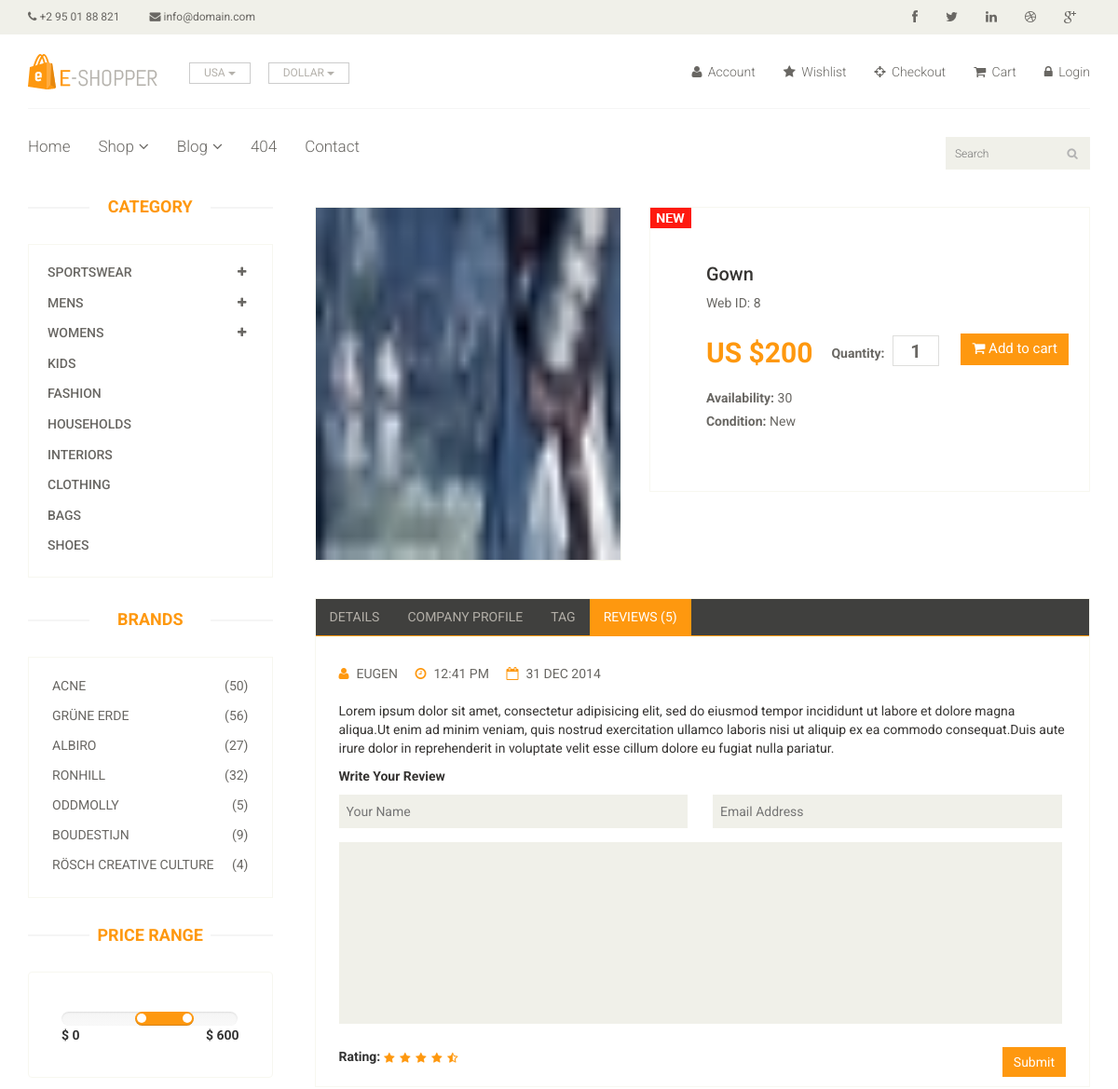
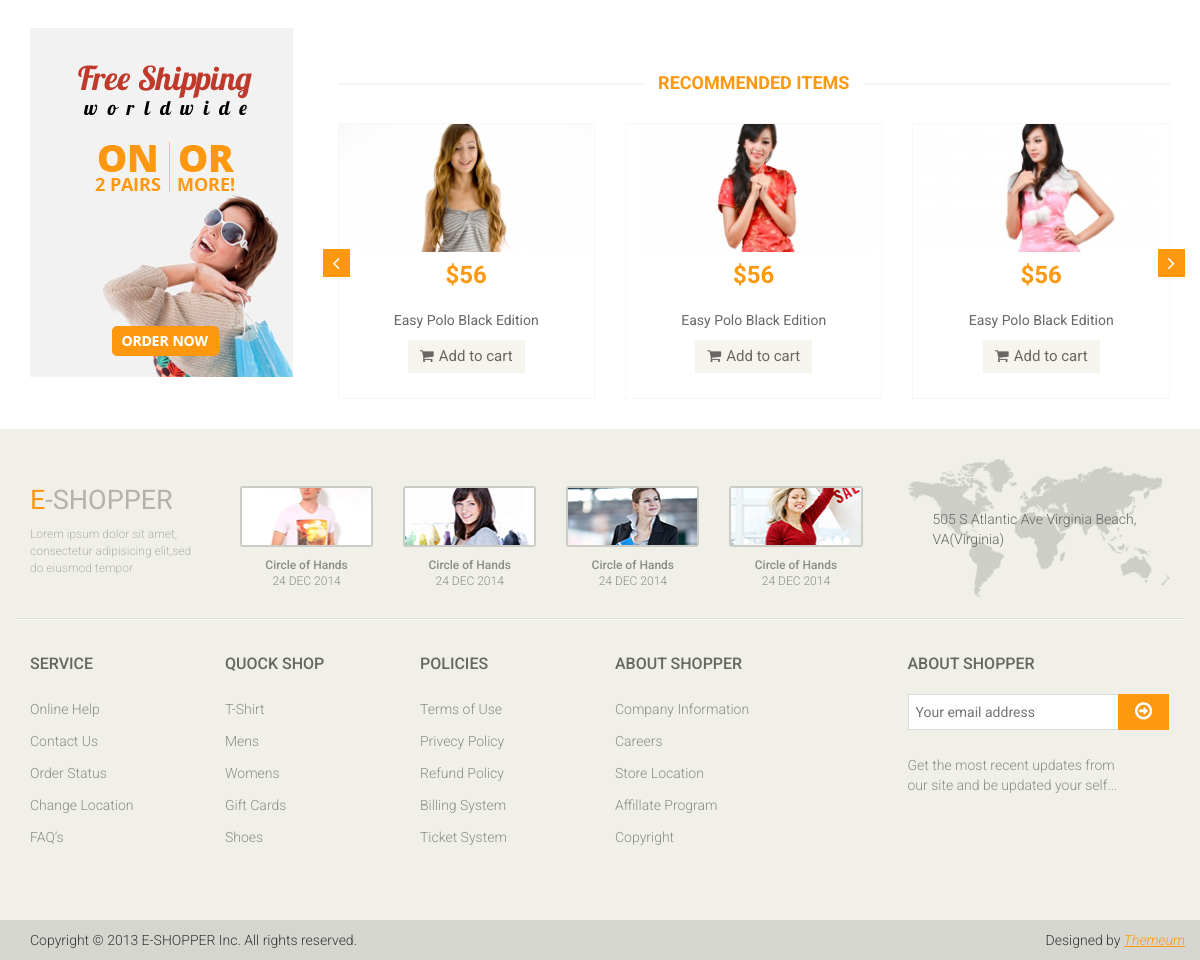
The app's page /user/cut_php_codes/product_details.php?id=8 with its own data (2 pictures, top to bottom).
### tables this page shows
CREATE TABLE `product` (
  `id` int(7) NOT NULL,
  `product_name` varchar(50) NOT NULL,
  `product_price` int(7) NOT NULL,
  `product_qty` int(7) NOT NULL,
  `product_image` varchar(500) NOT NULL,
  `product_category` varchar(50) NOT NULL,
  `product_desc` varchar(500) NOT NULL
);

### user/cut_php_codes/product_details.php (the view, shortened to what the rows shown need)
<?php
$id = $_GET["id"];
$link = mysqli_connect("localhost", "root", "");
mysqli_select_db($link, "youtube_project");
                    ?>
<!DOCTYPE html>
<html lang="en">
<head>
    <link href="css/bootstrap.min.css" rel="stylesheet">
    <link href="css/font-awesome.min.css" rel="stylesheet">
    <link href="css/prettyPhoto.css" rel="stylesheet">
    <link href="css/price-range.css" rel="stylesheet">
    <link href="css/animate.css" rel="stylesheet">
    <link href="css/main.css" rel="stylesheet">
    <link href="css/responsive.css" rel="stylesheet">
</head>
<body>
<section>
    <div class="container">
        <div class="row">
            <div class="col-sm-3">
                <div class="left-sidebar">
                    <h2>Category</h2>
                    <div class="brands_products">
                        <h2>Brands</h2>
                    </div>
                    <div class="price-range">
                        <h2>Price Range</h2>
                    </div>
                </div>
            </div>
            <?php
            $res = mysqli_query($link, "select * from product where id=$id");
            while ($row = mysqli_fetch_array($res))
            {
            ?>
            <div class="col-sm-9 padding-right">
                <div class="product-details">
                    <div class="col-sm-5">
                        <div class="view-product">
                            <img src="../admin/<?php echo $row["product_image"]; ?>" alt=""/>
                        </div>
                    </div>
                    <form name="form1" action="" method="post">
                        <div class="col-sm-7">
                            <div class="product-information">
                                <img src="images/product-details/new.jpg" class="newarrival" alt=""/>
                                <h2><?php echo $row["product_name"]; ?></h2>
                                <p>Web ID: <?php echo $row["id"]; ?></p>
								<span>
									<span>US $<?php echo $row["product_price"]; ?></span>
									<label>Quantity:</label>
									<input type="text" value="1"/>
									<button type="submit" name="submit1" class="btn btn-fefault cart">
                                        <i class="fa fa-shopping-cart"></i>
                                        Add to cart
                                    </button>
								</span>
                                <p><b>Availability:</b> <?php echo $row["product_qty"]; ?></p>
                                <p><b>Condition:</b> New</p>
                            </div>
                        </div>
                </div>
                <?php
                }
                ?>
                <div class="recommended_items">
                    <h2 class="title text-center">recommended items</h2>
                    <div id="recommended-item-carousel" class="carousel slide" data-ride="carousel">
                        <div class="carousel-inner">
                            <div class="item active">
                                <div class="col-sm-4">
                                    <div class="product-image-wrapper">
                                        <div class="single-products">
                                            <div class="productinfo text-center">
                                                <h2>$56</h2>
                                            </div>
                                        </div>
                                    </div>
                                </div>
                                <div class="col-sm-4">
                                    <div class="product-image-wrapper">
                                        <div class="single-products">
                                            <div class="productinfo text-center">
                                                <h2>$56</h2>
                                            </div>
                                        </div>
                                    </div>
                                </div>
                                <div class="col-sm-4">
                                    <div class="product-image-wrapper">
                                        <div class="single-products">
                                            <div class="productinfo text-center">
                                                <h2>$56</h2>
                                            </div>
                                        </div>
                                    </div>
                                </div>
                            </div>
                        </div>
                    </div>
                </div>
            </div>
        </div>
    </div>
</section>
<footer id="footer">
    <div class="footer-top">
        <div class="container">
            <div class="row">
                <div class="col-sm-2">
                    <div class="companyinfo">
                        <h2><span>e</span>-shopper</h2>
                    </div>
                </div>
                <div class="col-sm-7">
                    <div class="col-sm-3">
                        <div class="video-gallery text-center">
                            <h2>24 DEC 2014</h2>
                        </div>
                    </div>
                    <div class="col-sm-3">
                        <div class="video-gallery text-center">
                            <h2>24 DEC 2014</h2>
                        </div>
                    </div>
                    <div class="col-sm-3">
                        <div class="video-gallery text-center">
                            <h2>24 DEC 2014</h2>
                        </div>
                    </div>
                    <div class="col-sm-3">
                        <div class="video-gallery text-center">
                            <h2>24 DEC 2014</h2>
                        </div>
                    </div>
                </div>
            </div>
        </div>
    </div>
    <div class="footer-widget">
        <div class="container">
            <div class="row">
                <div class="col-sm-2">
                    <div class="single-widget">
                        <h2>Service</h2>
                    </div>
                </div>
                <div class="col-sm-2">
                    <div class="single-widget">
                        <h2>Quock Shop</h2>
                    </div>
                </div>
                <div class="col-sm-2">
                    <div class="single-widget">
                        <h2>Policies</h2>
                    </div>
                </div>
                <div class="col-sm-2">
                    <div class="single-widget">
                        <h2>About Shopper</h2>
                    </div>
                </div>
                <div class="col-sm-3 col-sm-offset-1">
                    <div class="single-widget">
                        <h2>About Shopper</h2>
                    </div>
                </div>
            </div>
        </div>
    </div>
</footer>
</body>
</html>

### records on screen
product: product_image (picture), product_name "Gown", id "8", product_price "200", product_qty "30"
